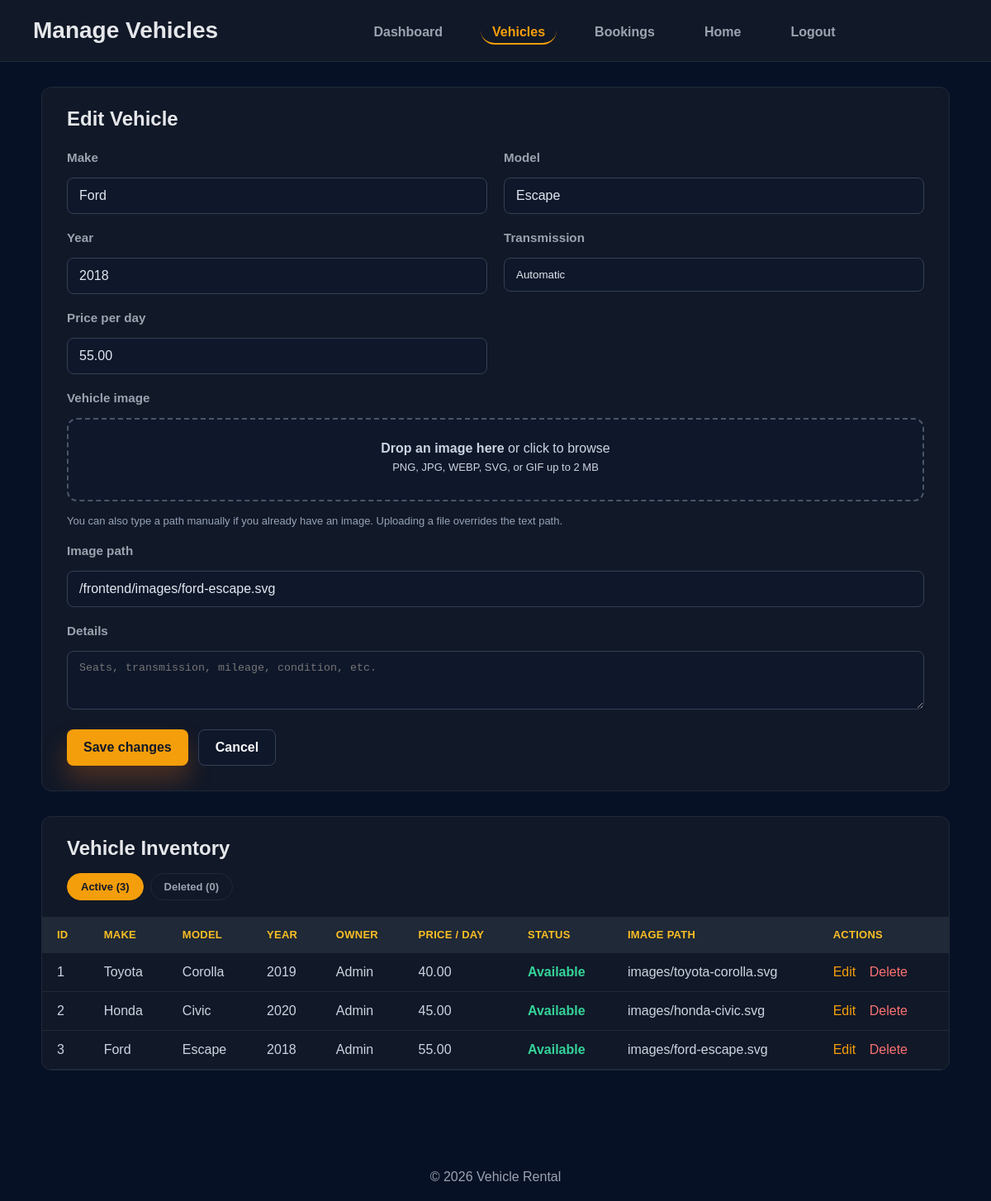
The app's page /backend/admin-vehicles.php?edit=3 (signed in) with its own data.
### tables this page shows
CREATE TABLE IF NOT EXISTS vehicles (
  id INT AUTO_INCREMENT PRIMARY KEY,
  owner_id INT NOT NULL,
  make VARCHAR(100) NOT NULL,
  model VARCHAR(100) NOT NULL,
  year INT DEFAULT NULL,
  transmission ENUM('manual', 'automatic') NOT NULL DEFAULT 'automatic',
  price_per_day DECIMAL(8,2) DEFAULT 0.00,
  image VARCHAR(255) DEFAULT NULL,
  description TEXT DEFAULT NULL,
  status ENUM('available', 'booked') NOT NULL DEFAULT 'available',
  is_deleted TINYINT(1) NOT NULL DEFAULT 0,
  created_at DATETIME NOT NULL DEFAULT CURRENT_TIMESTAMP,
  FOREIGN KEY (owner_id) REFERENCES users(id) ON DELETE CASCADE
);

CREATE TABLE IF NOT EXISTS users (
  id INT AUTO_INCREMENT PRIMARY KEY,
  name VARCHAR(255) NOT NULL,
  email VARCHAR(255) NOT NULL UNIQUE,
  password VARCHAR(255) NOT NULL,
  phone_number VARCHAR(50) NOT NULL UNIQUE,
  role ENUM('user', 'admin') NOT NULL DEFAULT 'user',
  created_at DATETIME NOT NULL DEFAULT CURRENT_TIMESTAMP
);

### backend/functions.php (called while the page is built, shortened)
<?php
require_once __DIR__ . '/config.php';
function parsePhpSizeToBytes(string $value): int {
    $value = trim($value);
    $last = strtolower(substr($value, -1));
    $number = (float) $value;
    switch ($last) {
        case 'm':
            $number *= 1024;
        case 'k':
            $number *= 1024;
            break;
    }
    return (int) round($number);
}
function effectivePhpUploadMaxBytes(): int {
    $uploadMax = parsePhpSizeToBytes((string) ini_get('upload_max_filesize'));
    $postMax = parsePhpSizeToBytes((string) ini_get('post_max_size'));
    return min($uploadMax, $postMax);
}
function vehicleImageUploadLimitBytes(): int {
    $appLimit = 5 * 1024 * 1024;
    $phpLimit = effectivePhpUploadMaxBytes();
    return min($appLimit, $phpLimit);
}
function formatBytesHuman(int $bytes): string {
    if ($bytes >= 1024 * 1024) {
        $mb = $bytes / (1024 * 1024);
        return rtrim(rtrim(number_format($mb, 2, '.', ''), '0'), '.') . ' MB';
    }
    return $bytes . ' B';
}
function normalizeVehicleImagePath(?string $image): string {
    $image = trim((string) ($image ?? ''));
    $image = str_replace('\\', '/', $image);
    $rewrites = [
        '../backend/assets/' => '/backend/assets/',
        'backend/assets/' => '/backend/assets/',
        '../frontend/images/' => '/frontend/images/',
        'frontend/images/' => '/frontend/images/',
        'images/' => '/frontend/images/',
    ];
    foreach ($rewrites as $prefix => $replacement) {
        if (str_starts_with($image, $prefix)) {
            return $replacement . ltrim(substr($image, strlen($prefix)), '/');
        }
    }
    return '/' . ltrim($image, '/');
}
function normalizeTransmission(?string $transmission): string {
    $value = strtolower(trim((string) ($transmission ?? '')));
    return $value === 'manual' ? 'manual' : 'automatic';
}
function getVehicles(PDO $pdo) {
    $stmt = $pdo->query('SELECT v.*, u.name AS owner_name, u.email AS owner_email FROM vehicles v LEFT JOIN users u ON v.owner_id = u.id WHERE v.is_deleted = 0 ORDER BY v.id');
    return $stmt->fetchAll();
}
function getDeletedVehicles(PDO $pdo) {
    $stmt = $pdo->query('SELECT v.*, u.name AS owner_name, u.email AS owner_email FROM vehicles v LEFT JOIN users u ON v.owner_id = u.id WHERE v.is_deleted = 1 ORDER BY v.id');
    return $stmt->fetchAll();
}
function getVehicle(PDO $pdo, $id) {
    $stmt = $pdo->prepare('SELECT v.*, u.name AS owner_name, u.email AS owner_email FROM vehicles v LEFT JOIN users u ON v.owner_id = u.id WHERE v.id = ?');
    $stmt->execute([$id]);
    return $stmt->fetch();
}
function isVehicleBooked(array $vehicle): bool {
    return ($vehicle['status'] ?? 'available') === 'booked';
}

### backend/schema.php (called while the page is built, shortened)
<?php
function tableExists(PDO $pdo, string $table): bool
{
    $stmt = $pdo->prepare(
        'SELECT COUNT(*)
         FROM information_schema.TABLES
         WHERE TABLE_SCHEMA = DATABASE() AND TABLE_NAME = ?'
    );
    $stmt->execute([$table]);
    return (int) $stmt->fetchColumn() > 0;
}
function ensureDatabaseSchema(PDO $pdo): void
{
    if (!tableExists($pdo, 'users')) {
        $pdo->exec(
            "CREATE TABLE users (
                id INT AUTO_INCREMENT PRIMARY KEY,
                name VARCHAR(255) NOT NULL,
                email VARCHAR(255) NOT NULL UNIQUE,
                password VARCHAR(255) NOT NULL,
                phone_number VARCHAR(50) NOT NULL UNIQUE,
                role ENUM('user', 'admin') NOT NULL DEFAULT 'user',
                created_at DATETIME NOT NULL DEFAULT CURRENT_TIMESTAMP
            ) ENGINE=InnoDB DEFAULT CHARSET=utf8mb4"
        );
    } else {
        $pdo->exec("UPDATE users SET phone_number = CONCAT('migration-', id) WHERE phone_number IS NULL OR phone_number = ''");
        $pdo->exec('ALTER TABLE users MODIFY phone_number VARCHAR(50) NOT NULL');
    }
    if (!tableExists($pdo, 'vehicles')) {
        $pdo->exec(
            "CREATE TABLE vehicles (
                id INT AUTO_INCREMENT PRIMARY KEY,
                owner_id INT NOT NULL,
                make VARCHAR(100) NOT NULL,
                model VARCHAR(100) NOT NULL,
                year INT DEFAULT NULL,
                transmission ENUM('manual', 'automatic') NOT NULL DEFAULT 'automatic',
                price_per_day DECIMAL(8,2) DEFAULT 0.00,
                image VARCHAR(255) DEFAULT NULL,
                description TEXT DEFAULT NULL,
                status ENUM('available', 'booked') NOT NULL DEFAULT 'available',
                is_deleted TINYINT(1) NOT NULL DEFAULT 0,
                created_at DATETIME NOT NULL DEFAULT CURRENT_TIMESTAMP
            ) ENGINE=InnoDB DEFAULT CHARSET=utf8mb4"
        );
    } else {
        $pdo->exec("UPDATE vehicles SET transmission = 'automatic' WHERE transmission IS NULL OR transmission NOT IN ('manual', 'automatic')");
    }
    if (!tableExists($pdo, 'bookings')) {
        $pdo->exec(
            "CREATE TABLE bookings (
                id INT AUTO_INCREMENT PRIMARY KEY,
                vehicle_id INT NOT NULL,
                user_id INT DEFAULT NULL,
                name VARCHAR(255) NOT NULL,
                email VARCHAR(255) NOT NULL,
                start_date DATE NOT NULL,
                end_date DATE NOT NULL,
                drive_mode ENUM('self_drive', 'with_driver') NOT NULL DEFAULT 'self_drive',
                daily_rate DECIMAL(10,2) NOT NULL DEFAULT 0.00,
                total_amount DECIMAL(10,2) NOT NULL DEFAULT 0.00,
                status ENUM('active', 'cancelled') NOT NULL DEFAULT 'active',
                created_at DATETIME NOT NULL DEFAULT CURRENT_TIMESTAMP
            ) ENGINE=InnoDB DEFAULT CHARSET=utf8mb4"
        );
    } else {
        $pdo->exec("UPDATE bookings SET drive_mode = 'self_drive' WHERE drive_mode IS NULL OR drive_mode NOT IN ('self_drive', 'with_driver')");
        $pdo->exec(
            "UPDATE bookings b
            JOIN vehicles v ON v.id = b.vehicle_id
            SET b.daily_rate = v.price_per_day + CASE WHEN b.drive_mode = 'with_driver' THEN 2000 ELSE 0 END
            WHERE b.daily_rate IS NULL OR b.daily_rate <= 0"
        );
        $pdo->exec(
            "UPDATE bookings
            SET total_amount = (GREATEST(DATEDIFF(end_date, start_date) + 1, 1) * daily_rate)
            WHERE total_amount IS NULL OR total_amount <= 0"
        );
    }
    $vehicleCount = (int) $pdo->query('SELECT COUNT(*) FROM vehicles')->fetchColumn();
}

### backend/config.php (called while the page is built, shortened)
<?php
$host = '127.0.0.1';
$db   = 'rentalsystem';
$user = 'root';
$pass = '';
$charset = 'utf8mb4';
$dsn = "mysql:host=$host;dbname=$db;charset=$charset";
$serverDsn = "mysql:host=$host;charset=$charset";
$options = [
    PDO::ATTR_ERRMODE            => PDO::ERRMODE_EXCEPTION,
    PDO::ATTR_DEFAULT_FETCH_MODE => PDO::FETCH_ASSOC,
    PDO::ATTR_EMULATE_PREPARES   => false,
];
try {
    try {
        $pdo = new PDO($dsn, $user, $pass, $options);
    } catch (PDOException $e) {
        if ((int) $e->getCode() !== 1049) {
            throw $e;
        }
        $serverPdo = new PDO($serverDsn, $user, $pass, $options);
        $serverPdo->exec("CREATE DATABASE IF NOT EXISTS `$db` CHARACTER SET utf8mb4 COLLATE utf8mb4_general_ci");
        $pdo = new PDO($dsn, $user, $pass, $options);
    }
    require_once __DIR__ . '/schema.php';
    ensureDatabaseSchema($pdo);
} catch (PDOException $e) {
    http_response_code(500);
    echo "Database connection failed: " . htmlspecialchars($e->getMessage());
    exit;
}

### backend/admin-vehicles.php (the view, shortened to what this page needs)
<?php
require_once __DIR__ . '/functions.php';
$editVehicle = null;
$imageUploadLimitLabel = formatBytesHuman(vehicleImageUploadLimitBytes());
if (isset($_GET['edit'])) {
    $editVehicle = getVehicle($pdo, (int) $_GET['edit']);
}
$view = ($_GET['view'] ?? 'active') === 'deleted' ? 'deleted' : 'active';
$activeVehicles = getVehicles($pdo);
$deletedVehicles = getDeletedVehicles($pdo);
$vehicles = $view === 'deleted' ? $deletedVehicles : $activeVehicles;
?>
<!doctype html>
<html lang="en">
<head>
  <link rel="stylesheet" href="../frontend/css/styles.css">
</head>
<body>
  <header class="admin-header">
    <h1>Manage Vehicles</h1>
    <nav>
      <a href="admin.php">Dashboard</a>
      <a href="admin-vehicles.php" class="active">Vehicles</a>
      <a href="admin-bookings.php">Bookings</a>
      <a href="../frontend/index.php">Home</a>
      <a href="../frontend/logout.php">Logout</a>
    </nav>
  </header>
  <main class="dashboard">
    <section class="vehicle-form">
      <div class="form-header">
        <h2><?php echo $editVehicle ? 'Edit Vehicle' : 'Add New Vehicle'; ?></h2>
      </div>
      <form method="post" action="admin-vehicles.php" enctype="multipart/form-data">
        <div class="form-body">
          <div class="form-group">
            <label for="make">Make</label>
            <input id="make" name="make" value="<?php echo htmlspecialchars($editVehicle['make'] ?? ''); ?>" required>
          </div>
          <div class="form-group">
            <label for="model">Model</label>
            <input id="model" name="model" value="<?php echo htmlspecialchars($editVehicle['model'] ?? ''); ?>" required>
          </div>
          <div class="form-group">
            <label for="year">Year</label>
            <input id="year" name="year" type="number" min="1900" max="2100" value="<?php echo htmlspecialchars($editVehicle['year'] ?? ''); ?>">
          </div>
          <div class="form-group">
            <label for="transmission">Transmission</label>
            <?php $selectedTransmission = normalizeTransmission($editVehicle['transmission'] ?? 'automatic'); ?>
            <select id="transmission" name="transmission">
              <option value="automatic" <?php echo $selectedTransmission === 'automatic' ? 'selected' : ''; ?>>Automatic</option>
            </select>
          </div>
          <div class="form-group">
            <label for="price_per_day">Price per day</label>
            <input id="price_per_day" name="price_per_day" type="number" step="0.01" min="0" value="<?php echo htmlspecialchars($editVehicle['price_per_day'] ?? ''); ?>" required>
          </div>
          <div class="form-group form-group-wide" style="grid-column:span 2;">
            <label for="image_file">Vehicle image</label>
            <div id="image-dropzone" class="image-dropzone">
              <p><strong>Drop an image here</strong> or click to browse</p>
              <p class="dropzone-hint">PNG, JPG, WEBP, SVG, or GIF up to <?php echo htmlspecialchars($imageUploadLimitLabel); ?></p>
            </div>
            <small class="helper-text">You can also type a path manually if you already have an image. Uploading a file overrides the text path.</small>
          </div>
          <div class="form-group form-group-wide" style="grid-column:span 2;">
            <label for="image">Image path</label>
            <input id="image" name="image" value="<?php echo htmlspecialchars(normalizeVehicleImagePath($editVehicle['image'] ?? '')); ?>" placeholder="/frontend/images/toyota.jpg or https://example.com/car.jpg">
          </div>
          <div class="form-group form-group-wide" style="grid-column:span 2;">
            <label for="description">Details</label>
            <textarea id="description" name="description" rows="3" placeholder="Seats, transmission, mileage, condition, etc."><?php echo htmlspecialchars($editVehicle['description'] ?? ''); ?></textarea>
          </div>
        </div>
        <div class="form-actions">
          <button type="submit" name="save_vehicle" class="btn btn-primary"><?php echo $editVehicle ? 'Save changes' : 'Add vehicle'; ?></button>
          <?php if ($editVehicle): ?>
            <a href="admin-vehicles.php" class="btn btn-secondary">Cancel</a>
          <?php endif; ?>
        </div>
      </form>
    </section>
    <section class="table-container">
      <div class="table-header">
        <h2>Vehicle Inventory</h2>
      </div>
      <div class="status-tabs">
        <a href="admin-vehicles.php?view=active" class="<?php echo $view === 'active' ? 'active' : ''; ?>">Active (<?php echo count($activeVehicles); ?>)</a>
        <a href="admin-vehicles.php?view=deleted" class="<?php echo $view === 'deleted' ? 'active' : ''; ?>">Deleted (<?php echo count($deletedVehicles); ?>)</a>
      </div>
      <?php if (empty($vehicles)): ?>
        <div class="empty"><?php echo $view === 'deleted' ? 'No deleted vehicles.' : 'No vehicles available. Add a vehicle above.'; ?></div>
      <?php else: ?>
        <div class="table-scroll">
          <table>
            <thead>
              <tr>
                <th>ID</th>
                <th>Make</th>
                <th>Model</th>
                <th>Year</th>
                <th>Owner</th>
                <th>Price / day</th>
                <th>Status</th>
                <th>Image path</th>
                <th>Actions</th>
              </tr>
            </thead>
            <tbody>
              <?php foreach ($vehicles as $vehicle): ?>
                <tr>
                  <td><?php echo (int) $vehicle['id']; ?></td>
                  <td><?php echo htmlspecialchars($vehicle['make']); ?></td>
                  <td><?php echo htmlspecialchars($vehicle['model']); ?></td>
                  <td><?php echo htmlspecialchars($vehicle['year']); ?></td>
                  <td><?php echo htmlspecialchars($vehicle['owner_name'] ?? '—'); ?></td>
                  <td><?php echo htmlspecialchars($vehicle['price_per_day']); ?></td>
                  <td>
                    <?php if (isVehicleBooked($vehicle)): ?>
                      <span style="color:#f87171;font-weight:700;">Booked</span>
                    <?php else: ?>
                      <span style="color:#34d399;font-weight:700;">Available</span>
                    <?php endif; ?>
                  </td>
                  <td><?php echo htmlspecialchars($vehicle['image']); ?></td>
                  <td>
                    <?php if ($view === 'deleted'): ?>
                      <form method="post" action="admin-vehicles.php" style="display:inline;" onsubmit="return confirm('Restore this vehicle to the active fleet?');">
                        <?php echo csrfField(); ?>
                        <input type="hidden" name="restore_vehicle" value="<?php echo (int) $vehicle['id']; ?>">
                        <button type="submit" class="action-link" style="background:none;border:none;padding:0;cursor:pointer;font:inherit;color:#34d399;">Restore</button>
                      </form>
                    <?php else: ?>
                      <a class="action-link" href="admin-vehicles.php?edit=<?php echo (int) $vehicle['id']; ?>">Edit</a>
                      <form method="post" action="admin-vehicles.php" style="display:inline;" onsubmit="return confirm('Delete this vehicle? It will be hidden from listings but its booking history is kept.');">
                        <button type="submit" class="action-link delete-link" style="background:none;border:none;padding:0;cursor:pointer;font:inherit;">Delete</button>
                      </form>
                    <?php endif; ?>
                  </td>
                </tr>
              <?php endforeach; ?>
            </tbody>
          </table>
        </div>
      <?php endif; ?>
    </section>
  </main>
  <footer class="page-footer">&copy; <?php echo date('Y'); ?> Vehicle Rental</footer>
</body>
</html>

### records on screen
vehicles: make "Ford", model "Escape", year "2018", transmission "Automatic", price_per_day "55.00", image "/frontend/images/ford-escape.svg", id "3", owner.name "Admin", status "Available", image "images/ford-escape.svg"
vehicles: id "1", make "Toyota", model "Corolla", year "2019", owner.name "Admin", price_per_day "40.00", status "Available", image "images/toyota-corolla.svg"
vehicles: id "2", make "Honda", model "Civic", year "2020", owner.name "Admin", price_per_day "45.00", status "Available", image "images/honda-civic.svg"

### other values on screen
$imageUploadLimitLabel "2 MB"
count($activeVehicles) "3"
count($deletedVehicles) "0"
